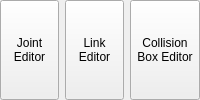
              <widget class="QWidget" name="widget_11" native="true">
               <property name="maximumSize">
                <size>
                 <width>300</width>
                 <height>16777210</height>
                </size>
               </property>
               <layout class="QHBoxLayout" name="horizontalLayout_16">
                <property name="leftMargin">
                 <number>0</number>
                </property>
                <property name="topMargin">
                 <number>0</number>
                </property>
                <property name="rightMargin">
                 <number>0</number>
                </property>
                <property name="bottomMargin">
                 <number>0</number>
                </property>
                <item>
                 <widget class="QToolButton" name="joint_editor_button">
                  <property name="sizePolicy">
                   <sizepolicy hsizetype="Preferred" vsizetype="Preferred">
                    <horstretch>0</horstretch>
                    <verstretch>0</verstretch>
                   </sizepolicy>
                  </property>
                  <property name="toolTip">
                   <string>&lt;html&gt;&lt;head/&gt;&lt;body&gt;&lt;p&gt;Undo Last Command&lt;/p&gt;&lt;/body&gt;&lt;/html&gt;</string>
                  </property>
                  <property name="text">
                   <string>Joint
Editor</string>
                  </property>
                  <property name="icon">
                   <iconset resource="resources.qrc">
                    <normaloff>:/icons/icons8-elbow-64.png</normaloff>:/icons/icons8-elbow-64.png</iconset>
                  </property>
                  <property name="iconSize">
                   <size>
                    <width>46</width>
                    <height>48</height>
                   </size>
                  </property>
                  <property name="toolButtonStyle">
                   <enum>Qt::ToolButtonStyle::ToolButtonTextUnderIcon</enum>
                  </property>
                 </widget>
                </item>
                <item>
                 <widget class="QToolButton" name="link_editor_button">
                  <property name="sizePolicy">
                   <sizepolicy hsizetype="Preferred" vsizetype="Preferred">
                    <horstretch>0</horstretch>
                    <verstretch>0</verstretch>
                   </sizepolicy>
                  </property>
                  <property name="toolTip">
                   <string>&lt;html&gt;&lt;head/&gt;&lt;body&gt;&lt;p&gt;Redo Last Command&lt;/p&gt;&lt;/body&gt;&lt;/html&gt;</string>
                  </property>
                  <property name="text">
                   <string>Link
Editor</string>
                  </property>
                  <property name="icon">
                   <iconset resource="resources.qrc">
                    <normaloff>:/icons/icons8-chain-48.png</normaloff>:/icons/icons8-chain-48.png</iconset>
                  </property>
                  <property name="iconSize">
                   <size>
                    <width>46</width>
                    <height>48</height>
                   </size>
                  </property>
                  <property name="toolButtonStyle">
                   <enum>Qt::ToolButtonStyle::ToolButtonTextUnderIcon</enum>
                  </property>
                 </widget>
                </item>
                <item>
                 <widget class="QToolButton" name="collision_box_editor_button">
                  <property name="sizePolicy">
                   <sizepolicy hsizetype="Preferred" vsizetype="Preferred">
                    <horstretch>0</horstretch>
                    <verstretch>0</verstretch>
                   </sizepolicy>
                  </property>
                  <property name="text">
                   <string>Collision
Box Editor</string>
                  </property>
                  <property name="icon">
                   <iconset resource="resources.qrc">
                    <normaloff>:/icons/collisionBox-1.png</normaloff>:/icons/collisionBox-1.png</iconset>
                  </property>
                  <property name="iconSize">
                   <size>
                    <width>36</width>
                    <height>36</height>
                   </size>
                  </property>
                  <property name="toolButtonStyle">
                   <enum>Qt::ToolButtonStyle::ToolButtonTextUnderIcon</enum>
                  </property>
                 </widget>
                </item>
               </layout>
              </widget>
